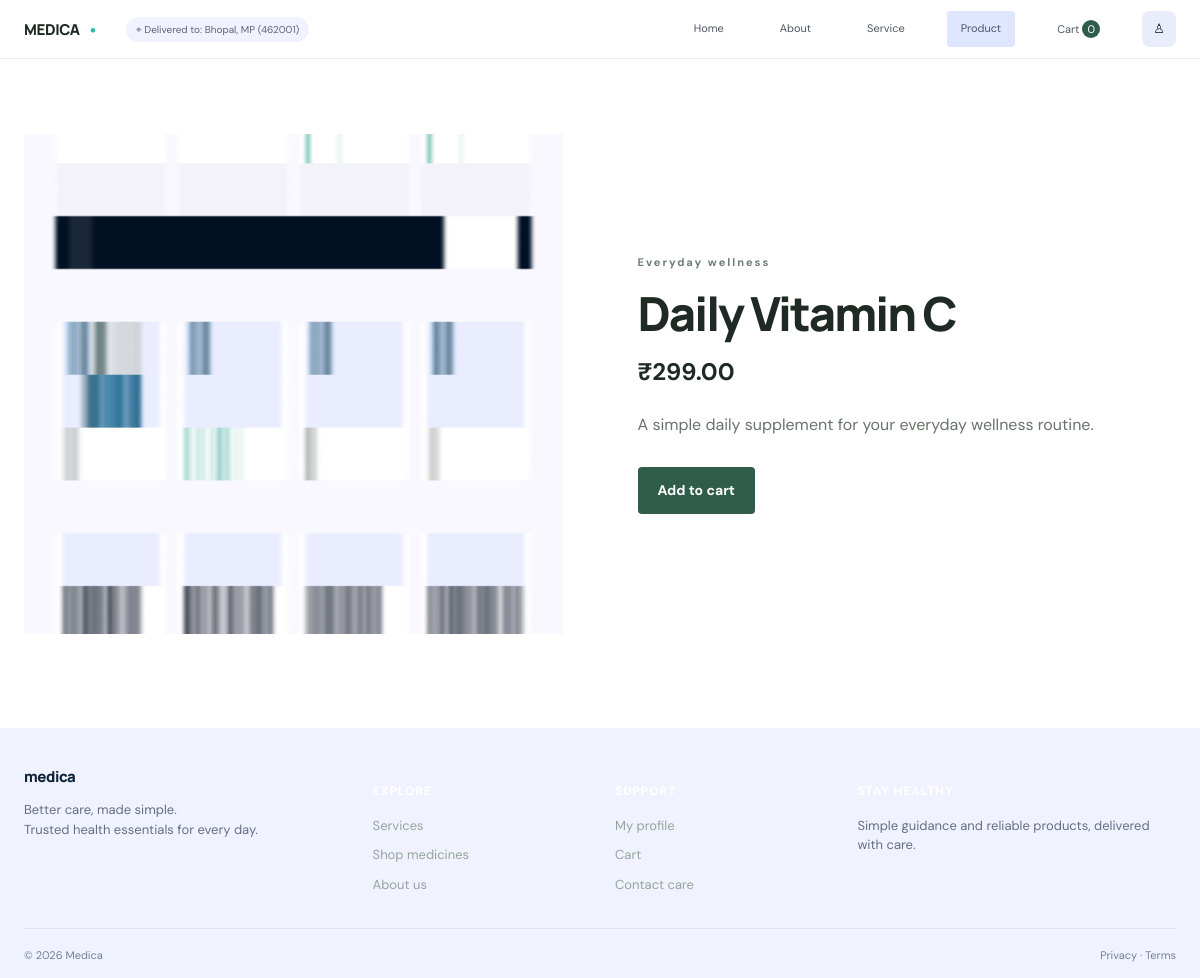
/products/daily-vitamin-c/, run on the app's committed database.
### app/models.py (models this page shows, shortened)
class Product(models.Model):
    name = models.CharField(max_length=150)
    slug = models.SlugField(unique=True)
    category = models.ForeignKey(Category, on_delete=models.CASCADE, related_name='products')
    description = models.TextField(blank=True)
    price = models.DecimalField(max_digits=10, decimal_places=2)
    image = models.FileField(upload_to='products/', default='images/medicine-placeholder.svg')
    is_featured = models.BooleanField(default=False)
    created_at = models.DateTimeField(auto_now_add=True)
    @property
    def image_url(self):
        if str(self.image).startswith('images/'):
            return f'{settings.STATIC_URL}{self.image}'
        return self.image.url

class Category(models.Model):
    name = models.CharField(max_length=100)
    slug = models.SlugField(unique=True)

### app/views.py (the view)
# urls.py: path('products/<slug:slug>/', product_detail, name='product_detail'),
def product_detail(request, slug):
    product = get_object_or_404(Product, slug=slug)
    quantity = request.session.get('cart', {}).get(str(product.id), 0)
    return render(request, 'product_detail.html', {'product': product, 'quantity': int(quantity)})

### app/templates/product_detail.html (shortened to what this page needs)
{% extends 'base.html' %}
{% block content %}
<section class="section section-white detail-section"><div class="container detail-grid"><div class="detail-visual"><img src="{{ product.image_url }}" alt="{{ product.name }}"></div><div class="detail-copy"><span class="eyebrow">{{ product.category.name }}</span><h1>{{ product.name }}</h1><div class="detail-price">₹{{ product.price }}</div><p>{{ product.description }}</p>{% if quantity %}<div class="card-quantity"><form action="{% url 'update_cart' product.id %}" method="post">{% csrf_token %}<input type="hidden" name="quantity" value="{{ quantity|add:'-1' }}"><button type="submit">−</button></form><span>{{ quantity }}</span><form action="{% url 'update_cart' product.id %}" method="post">{% csrf_token %}<input type="hidden" name="quantity" value="{{ quantity|add:'1' }}"><button type="submit">+</button></form></div>{% else %}<a class="btn btn-primary" href="{% url 'add_to_cart' product.id %}">Add to cart</a>{% endif %}</div></div></section>
{% endblock %}

### static/css/style.css (style rules this page uses)
:root { --ink:#1f2a25;--muted:#69736d;--green:#2f5d4a;--mint:#dcebe2;--cream:#f5f5ef;--line:#dfe4df;--white:#fff }
* { box-sizing:border-box }
body { margin:0;color:var(--ink);background:var(--cream);font-family:'DM Sans',sans-serif;font-size:16px;line-height:1.5 }
a { color:inherit;text-decoration:none }
.container { width:min(1160px,calc(100% - 48px));margin:auto }
.menu-button,.btn { display:inline-flex;align-items:center;justify-content:center;gap:20px;border-radius:4px;padding:13px 20px;font-weight:700;font-size:14px }
.eyebrow { display:block;color:#6d7d72;font-size:11px;letter-spacing:2px;font-weight:700;margin-bottom:18px }
.btn-primary { color:#fff;background:var(--green) }
.section { padding:94px 0 }
.section-white { background:#fff }
.detail-section { padding-top:75px }
.detail-grid { display:grid;grid-template-columns:1fr 1fr;gap:75px;align-items:center }
.detail-visual { background:#eaf0e9;height:500px }
.detail-visual img { width:100%;height:100%;object-fit:cover }
.detail-copy h1 { font:800 47px/1.08 Manrope;letter-spacing:-2px;margin:0 0 15px }
.detail-price { font-size:24px;font-weight:700;margin-bottom:23px }
.detail-copy p { color:var(--muted);max-width:470px;margin-bottom:30px }

### data on the page
Product: image_url (picture), category.name "Everyday wellness", name "Daily Vitamin C", price "299.00", description "A simple daily supplement for your everyday wellness routine."

### other printed values
{{ request.session.cart|length|default:0 }} "0"
